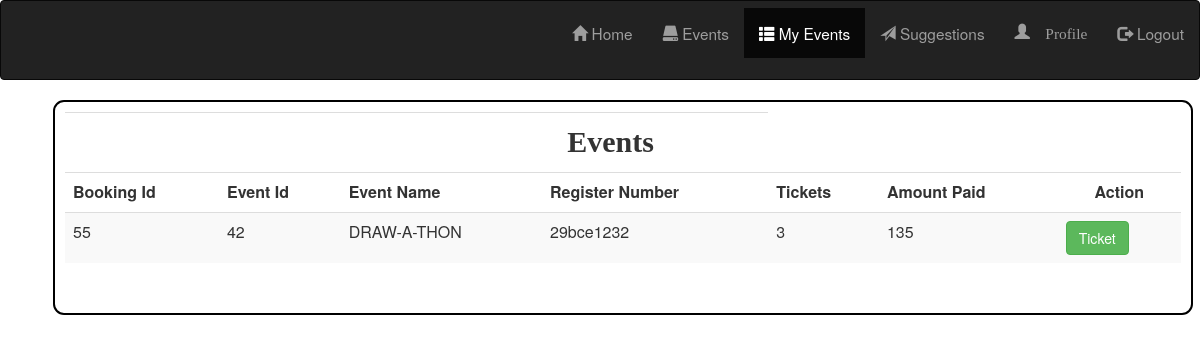
/myevents.php (signed in), run on the app's committed database.
### tables this page shows
CREATE TABLE `booking` (
  `booking_id` int(11) NOT NULL,
  `Eventid` int(50) NOT NULL,
  `Eventname` varchar(50) NOT NULL,
  `Reg_number` varchar(50) NOT NULL,
  `Tickets` int(50) NOT NULL,
  `price` int(20) NOT NULL
);

### myevents.php (the view, shortened to what this page needs)
<?php
$regnumber=$_SESSION['reg_num'];
$query="select * from booking where Reg_number='$regnumber' ORDER BY booking_id ASC ";
$result=mysqli_query($con,$query);
?>
<html>
  <link rel="stylesheet" href="https://maxcdn.bootstrapcdn.com/bootstrap/3.4.1/css/bootstrap.min.css">
<body>
<div id="topheader">
  <nav class="navbar navbar-inverse" style="height: 10%;">
    <div class="container-fluid" style="margin-top: 0.6%;font-size: 110%;">
      <div class="navbar-header">
        <a class="navbar-brand" href="#"></a>
      </div>
      <ul class="nav navbar-nav navbar-right">
        <li><a href="user_dashboard.php"><span class="glyphicon glyphicon-home"></span> Home</a></li>
        <li><a href="events.php"><span class="glyphicon glyphicon-hdd"></span> Events</a></li>
        <li class="active"><a href="myevents.php"><span class="glyphicon glyphicon-th-list"></span> My Events</a></li>
        <li><a href="conduct.php"><span class="glyphicon glyphicon-send"></span> Suggestions</a></li>
        <li><a href="profile.php"><span class="glyphicon glyphicon-user"> Profile</a></li>
        <li><a href="llogOut.php"><span class="glyphicon glyphicon-log-out" name="logout" method="post" action="index.php" type="submit" ></span> Logout</a></li>
      </ul>
    </div>
  </nav>
</div>
<form action="myevents.php" method="post">
<div class="container">
<div id="main">
<table class="table table-striped" align="center"  cellpadding="5">
<tr>
<th colspan="4" id="tablehead" style="font-size: 30px; font-family: 'Artifika';font-weight: bold;">Events</th>
</tr>
<tr>
<th>Booking Id</th>
<th>Event Id</th>
<th>Event Name</th>
<th>Register Number</th>
<th>Tickets</th>
<th>Amount Paid</th>
<th colspan="2" style="text-align: center;">Action</th>
</tr>
<?php
while($rows=mysqli_fetch_assoc($result))
{
  ?>
  <tr>
  <td><?php echo $rows['booking_id'];?></td>
  <td contenteditable="true"><?php echo $rows['Eventid'];?></td>
  <td contenteditable="true"><?php echo $rows['Eventname'];?></td>
  <td contenteditable="true"><?php echo $rows['Reg_number'];?></td>
  <td contenteditable="true"><?php echo $rows['Tickets'];?></td>
  <td contenteditable="true"><?php echo $rows['price'];?></td>
  <td><button type="submit" id="view_btn_ex" class="btn btn-success" name="view_btn_ex">Ticket</button></td>
  </tr>
<?php }?>
</table>
<br>
  </form>
</body>
</html>

### myevents.php (style rules this page uses)
body { background-image: url("sky.jpg"); height: 100%; background-position: center; background-repeat: no-repeat; background-size: cover; }
#main { border: 2px solid black; padding:10px; width: 100%; margin-left:23px; border-radius:11px; background-color:white; }
#tablehead { padding-left:45%; color: solid black; font-size:20px; font-weight:bold; background-color:white; }

### data on the page
booking: booking_id "55", Eventid "42", Eventname "DRAW-A-THON", Reg_number "29bce1232", Tickets "3", price "135"
